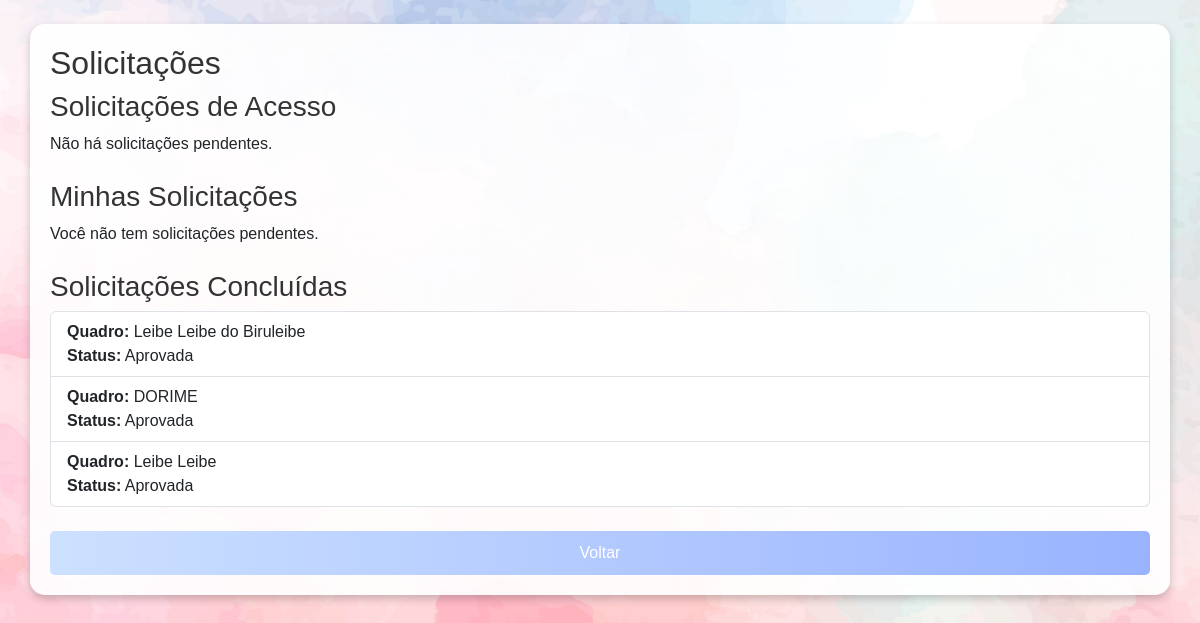
/requests (signed in), run on the app's committed database.
### models.py (models this page shows, shortened)
class JoinNotification(db.Model):
    __tablename__ = 'join_notification'
    id = db.Column(db.Integer, primary_key=True)
    user_id = db.Column(db.Integer, db.ForeignKey('user.id'))
    board_id = db.Column(db.Integer, db.ForeignKey('board.id'))
    board_owner_id = db.Column(db.Integer, db.ForeignKey('user.id'))  # New column for board owner
    created_at = db.Column(db.DateTime, default=func.now())
    approved = db.Column(db.Boolean, default=False)
    approved_at = db.Column(db.DateTime, nullable=True)
    refused = db.Column(db.Boolean, default=False)
    user = db.relationship('User', foreign_keys=[user_id], backref='join_notifications')
    board = db.relationship('Board', backref='join_notifications')
    board_owner = db.relationship('User', foreign_keys=[board_owner_id], backref='owned_notifications')

class Board(db.Model):
    __tablename__ = 'board'
    id = db.Column(db.Integer, primary_key=True)
    name = db.Column(db.String(150), nullable=False)
    creator_id = db.Column(db.Integer, db.ForeignKey('user.id'))
    creator = db.relationship('User', backref='created_boards')
    members = db.relationship('User', secondary='membership', back_populates='boards')
    columns = db.relationship('Column', back_populates='board', cascade='all, delete-orphan')

### app.py (the view)
    @app.route('/requests')
    @login_required
    def requests_page():
        boards_with_requests = JoinNotification.query.join(Board).filter(
            JoinNotification.board_owner_id == current_user.id,
            JoinNotification.approved.is_(False),
            JoinNotification.refused.is_(False)
        ).all()
        user_requests = JoinNotification.query.filter_by(
            user_id=current_user.id,
            approved=False,
            refused=False
        ).all()
        completed_requests = JoinNotification.query.filter(
            JoinNotification.user_id == current_user.id,
            JoinNotification.approved.is_(True) | JoinNotification.refused.is_(True)
        ).all()
        return render_template(
            'requests.html',
            boards_with_requests=boards_with_requests,
            user_requests=user_requests,
            completed_requests=completed_requests
        )

### templates/requests.html (shortened to what this page needs)
<!DOCTYPE html>
<html lang="en">
<head>
    <link href="https://cdn.jsdelivr.net/npm/bootstrap@5.3.0-alpha1/dist/css/bootstrap.min.css" rel="stylesheet">
    <link href="https://cdnjs.cloudflare.com/ajax/libs/font-awesome/6.0.0-beta3/css/all.min.css" rel="stylesheet">
</head>
<body>
    <div class="container mt-4">
        <h2>Solicitações</h2>
        <div class="mb-4">
            <h3>Solicitações de Acesso</h3>
            {% if boards_with_requests %}
                <ul class="list-group">
                    {% for notification in boards_with_requests %}
                        <li class="list-group-item" data-id="{{ notification.id }}">
                            <div class="d-flex justify-content-between align-items-center">
                                <div>
                                    <strong>Quadro:</strong> {{ notification.board.name }}<br>
                                    <strong>Solicitante:</strong> {{ notification.user.username }}
                                </div>
                                <div class="btn-container">
                                    <form action="{{ url_for('approve_request', notification_id=notification.id) }}" method="post" class="d-inline">
                                        <button type="submit" class="btn btn-success">Aprovar</button>
                                    </form>
                                    <form action="{{ url_for('reject_request', notification_id=notification.id) }}" method="post" class="d-inline">
                                        <button type="submit" class="btn btn-danger">Negar</button>
                                    </form>
                                </div>
                            </div>
                        </li>
                    {% endfor %}
                </ul>
            {% else %}
                <p>Não há solicitações pendentes.</p>
            {% endif %}
        </div>
        <div class="mb-4">
            <h3>Minhas Solicitações</h3>
            {% if user_requests %}
                <ul class="list-group">
                    {% for notification in user_requests %}
                        <li class="list-group-item" data-id="{{ notification.id }}">
                            <div>
                                <strong>Quadro:</strong> {{ notification.board.name }}<br>
                                <strong>Status:</strong>
                                {% if notification.approved %}
                                    Aprovada
                                {% elif notification.refused %}
                                    Recusada
                                {% else %}
                                    Pendente
                                {% endif %}
                            </div>
                        </li>
                    {% endfor %}
                </ul>
            {% else %}
                <p>Você não tem solicitações pendentes.</p>
            {% endif %}
        </div>
        <div class="mb-4">
            <h3>Solicitações Concluídas</h3>
            {% if completed_requests %}
                <ul class="list-group">
                    {% for notification in completed_requests %}
                        <li class="list-group-item" data-id="{{ notification.id }}">
                            <div>
                                <strong>Quadro:</strong> {{ notification.board.name }}<br>
                                <strong>Status:</strong>
                                {% if notification.approved %}
                                    Aprovada
                                {% elif notification.refused %}
                                    Recusada
                                {% else %}
                                    Pendente
                                {% endif %}
                            </div>
                        </li>
                    {% endfor %}
                </ul>
            {% else %}
                <p>Não há solicitações concluídas.</p>
            {% endif %}
        </div>
        <div class="mt-4">
            <a href="{{ url_for('dashboard') }}" class="btn btn-back">Voltar</a>
        </div>
    </div>
</body>
</html>

### templates/requests.html (style rules this page uses)
body, html { height: 100%; margin: 0; font-family: Arial, Helvetica, sans-serif; background: url("/static/images/background.jpg") no-repeat center center fixed; background-size: cover; }
.container { background: rgba(255, 255, 255, 0.9); padding: 20px; border-radius: 15px; box-shadow: 0 4px 8px rgba(0, 0, 0, 0.2); margin-top: 50px; }
h2, h3 { color: #333; }
.btn-back { background: linear-gradient(to right, #cce0ff, #99b3ff); border: none; color: #fff; padding: 10px 20px; border-radius: 5px; font-size: 16px; text-align: center; cursor: pointer; display: block; width: 100%; }

### data on the page
JoinNotification: board.name "Leibe Leibe do Biruleibe", approved "Aprovada"
JoinNotification: board.name "DORIME", approved "Aprovada"
JoinNotification: board.name "Leibe Leibe", approved "Aprovada"
